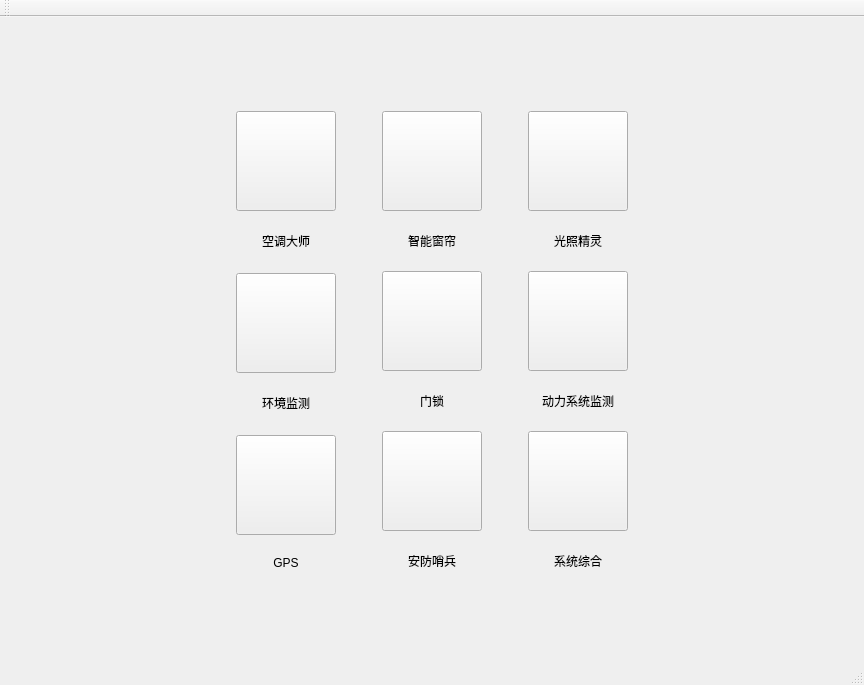
<?xml version="1.0" encoding="UTF-8"?>
<ui version="4.0">
 <class>MainWindow</class>
 <widget class="QMainWindow" name="MainWindow">
  <property name="geometry">
   <rect>
    <x>0</x>
    <y>0</y>
    <width>864</width>
    <height>685</height>
   </rect>
  </property>
  <property name="windowTitle">
   <string>主页面</string>
  </property>
  <property name="styleSheet">
   <string notr="true">background-image: url(:/pic/blue.jpg);</string>
  </property>
  <widget class="QWidget" name="centralWidget">
   <layout class="QGridLayout" name="gridLayout">
    <item row="0" column="2">
     <spacer name="verticalSpacer_16">
      <property name="orientation">
       <enum>Qt::Vertical</enum>
      </property>
      <property name="sizeHint" stdset="0">
       <size>
        <width>20</width>
        <height>52</height>
       </size>
      </property>
     </spacer>
    </item>
    <item row="1" column="0">
     <spacer name="horizontalSpacer_3">
      <property name="orientation">
       <enum>Qt::Horizontal</enum>
      </property>
      <property name="sizeHint" stdset="0">
       <size>
        <width>200</width>
        <height>20</height>
       </size>
      </property>
     </spacer>
    </item>
    <item row="1" column="1" colspan="2">
     <layout class="QHBoxLayout" name="horizontalLayout">
      <item>
       <layout class="QVBoxLayout" name="verticalLayout_10">
        <item>
         <layout class="QVBoxLayout" name="verticalLayout">
          <item>
           <widget class="QPushButton" name="airConditionerBtn">
            <property name="minimumSize">
             <size>
              <width>100</width>
              <height>100</height>
             </size>
            </property>
            <property name="styleSheet">
             <string notr="true">border-image: url(:/pic/kongtiao.png);</string>
            </property>
            <property name="text">
             <string/>
            </property>
           </widget>
          </item>
          <item>
           <spacer name="verticalSpacer">
            <property name="orientation">
             <enum>Qt::Vertical</enum>
            </property>
            <property name="sizeHint" stdset="0">
             <size>
              <width>20</width>
              <height>15</height>
             </size>
            </property>
           </spacer>
          </item>
          <item>
           <widget class="QLabel" name="label">
            <property name="text">
             <string>空调大师</string>
            </property>
            <property name="alignment">
             <set>Qt::AlignCenter</set>
            </property>
           </widget>
          </item>
         </layout>
        </item>
        <item>
         <spacer name="verticalSpacer_10">
          <property name="orientation">
           <enum>Qt::Vertical</enum>
          </property>
          <property name="sizeHint" stdset="0">
           <size>
            <width>20</width>
            <height>15</height>
           </size>
          </property>
         </spacer>
        </item>
        <item>
         <layout class="QVBoxLayout" name="verticalLayout_4">
          <item>
           <widget class="QPushButton" name="environmentBtn">
            <property name="minimumSize">
             <size>
              <width>100</width>
              <height>100</height>
             </size>
            </property>
            <property name="styleSheet">
             <string notr="true">border-image: url(:/pic/environment.png);</string>
            </property>
            <property name="text">
             <string/>
            </property>
           </widget>
          </item>
          <item>
           <spacer name="verticalSpacer_4">
            <property name="orientation">
             <enum>Qt::Vertical</enum>
            </property>
            <property name="sizeHint" stdset="0">
             <size>
              <width>20</width>
              <height>15</height>
             </size>
            </property>
           </spacer>
          </item>
          <item>
           <widget class="QLabel" name="label_10">
            <property name="text">
             <string>环境监测</string>
            </property>
            <property name="alignment">
             <set>Qt::AlignCenter</set>
            </property>
           </widget>
          </item>
         </layout>
        </item>
        <item>
         <spacer name="verticalSpacer_11">
          <property name="orientation">
           <enum>Qt::Vertical</enum>
          </property>
          <property name="sizeHint" stdset="0">
           <size>
            <width>20</width>
            <height>15</height>
           </size>
          </property>
         </spacer>
        </item>
        <item>
         <layout class="QVBoxLayout" name="verticalLayout_7">
          <item>
           <widget class="QPushButton" name="gpsBtn">
            <property name="minimumSize">
             <size>
              <width>100</width>
              <height>100</height>
             </size>
            </property>
            <property name="styleSheet">
             <string notr="true">border-image: url(:/pic/map.png);</string>
            </property>
            <property name="text">
             <string/>
            </property>
           </widget>
          </item>
          <item>
           <spacer name="verticalSpacer_7">
            <property name="orientation">
             <enum>Qt::Vertical</enum>
            </property>
            <property name="sizeHint" stdset="0">
             <size>
              <width>20</width>
              <height>15</height>
             </size>
            </property>
           </spacer>
          </item>
          <item>
           <widget class="QLabel" name="label_12">
            <property name="text">
             <string>GPS</string>
            </property>
            <property name="alignment">
             <set>Qt::AlignCenter</set>
            </property>
           </widget>
          </item>
         </layout>
        </item>
       </layout>
      </item>
      <item>
       <spacer name="horizontalSpacer">
        <property name="orientation">
         <enum>Qt::Horizontal</enum>
        </property>
        <property name="sizeHint" stdset="0">
         <size>
          <width>40</width>
          <height>20</height>
         </size>
        </property>
       </spacer>
      </item>
      <item>
       <layout class="QVBoxLayout" name="verticalLayout_11">
        <item>
         <layout class="QVBoxLayout" name="verticalLayout_2">
          <item>
           <widget class="QPushButton" name="curtainBtn">
            <property name="minimumSize">
             <size>
              <width>100</width>
              <height>100</height>
             </size>
            </property>
            <property name="styleSheet">
             <string notr="true">border-image: url(:/pic/chuanglian.png);</string>
            </property>
            <property name="text">
             <string/>
            </property>
           </widget>
          </item>
          <item>
           <spacer name="verticalSpacer_2">
            <property name="orientation">
             <enum>Qt::Vertical</enum>
            </property>
            <property name="sizeHint" stdset="0">
             <size>
              <width>20</width>
              <height>15</height>
             </size>
            </property>
           </spacer>
          </item>
          <item>
           <widget class="QLabel" name="label_2">
            <property name="text">
             <string>智能窗帘</string>
            </property>
            <property name="alignment">
             <set>Qt::AlignCenter</set>
            </property>
           </widget>
          </item>
         </layout>
        </item>
        <item>
         <spacer name="verticalSpacer_12">
          <property name="orientation">
           <enum>Qt::Vertical</enum>
          </property>
          <property name="sizeHint" stdset="0">
           <size>
            <width>20</width>
            <height>15</height>
           </size>
          </property>
         </spacer>
        </item>
        <item>
         <layout class="QVBoxLayout" name="verticalLayout_5">
          <item>
           <widget class="QPushButton" name="lockBtn">
            <property name="minimumSize">
             <size>
              <width>100</width>
              <height>100</height>
             </size>
            </property>
            <property name="styleSheet">
             <string notr="true">border-image: url(:/pic/door.png);</string>
            </property>
            <property name="text">
             <string/>
            </property>
           </widget>
          </item>
          <item>
           <spacer name="verticalSpacer_5">
            <property name="orientation">
             <enum>Qt::Vertical</enum>
            </property>
            <property name="sizeHint" stdset="0">
             <size>
              <width>20</width>
              <height>15</height>
             </size>
            </property>
           </spacer>
          </item>
          <item>
           <widget class="QLabel" name="label_11">
            <property name="text">
             <string>门锁</string>
            </property>
            <property name="alignment">
             <set>Qt::AlignCenter</set>
            </property>
           </widget>
          </item>
         </layout>
        </item>
        <item>
         <spacer name="verticalSpacer_13">
          <property name="orientation">
           <enum>Qt::Vertical</enum>
          </property>
          <property name="sizeHint" stdset="0">
           <size>
            <width>20</width>
            <height>15</height>
           </size>
          </property>
         </spacer>
        </item>
        <item>
         <layout class="QVBoxLayout" name="verticalLayout_8">
          <item>
           <widget class="QPushButton" name="securityBtn">
            <property name="minimumSize">
             <size>
              <width>100</width>
              <height>100</height>
             </size>
            </property>
            <property name="styleSheet">
             <string notr="true">border-image: url(:/pic/jingbao.png);</string>
            </property>
            <property name="text">
             <string/>
            </property>
           </widget>
          </item>
          <item>
           <spacer name="verticalSpacer_8">
            <property name="orientation">
             <enum>Qt::Vertical</enum>
            </property>
            <property name="sizeHint" stdset="0">
             <size>
              <width>20</width>
              <height>15</height>
             </size>
            </property>
           </spacer>
          </item>
          <item>
           <widget class="QLabel" name="label_4">
            <property name="text">
             <string>安防哨兵</string>
            </property>
            <property name="alignment">
             <set>Qt::AlignCenter</set>
            </property>
           </widget>
          </item>
         </layout>
        </item>
       </layout>
      </item>
      <item>
       <spacer name="horizontalSpacer_2">
        <property name="orientation">
         <enum>Qt::Horizontal</enum>
        </property>
        <property name="sizeHint" stdset="0">
         <size>
          <width>40</width>
          <height>20</height>
         </size>
        </property>
       </spacer>
      </item>
      <item>
       <layout class="QVBoxLayout" name="verticalLayout_12">
        <item>
         <layout class="QVBoxLayout" name="verticalLayout_3">
          <item>
           <widget class="QPushButton" name="lightBtn">
            <property name="minimumSize">
             <size>
              <width>100</width>
              <height>100</height>
             </size>
            </property>
            <property name="styleSheet">
             <string notr="true">border-image: url(:/pic/diandeng.png);</string>
            </property>
            <property name="text">
             <string/>
            </property>
           </widget>
          </item>
          <item>
           <spacer name="verticalSpacer_3">
            <property name="orientation">
             <enum>Qt::Vertical</enum>
            </property>
            <property name="sizeHint" stdset="0">
             <size>
              <width>20</width>
              <height>15</height>
             </size>
            </property>
           </spacer>
          </item>
          <item>
           <widget class="QLabel" name="label_3">
            <property name="text">
             <string>光照精灵</string>
            </property>
            <property name="alignment">
             <set>Qt::AlignCenter</set>
            </property>
           </widget>
          </item>
         </layout>
        </item>
        <item>
         <spacer name="verticalSpacer_14">
          <property name="orientation">
           <enum>Qt::Vertical</enum>
          </property>
          <property name="sizeHint" stdset="0">
           <size>
            <width>20</width>
            <height>15</height>
           </size>
          </property>
         </spacer>
        </item>
        <item>
         <layout class="QVBoxLayout" name="verticalLayout_6">
          <item>
           <widget class="QPushButton" name="powerSystemBtn">
            <property name="minimumSize">
             <size>
              <width>100</width>
              <height>100</height>
             </size>
            </property>
            <property name="styleSheet">
             <string notr="true">border-image: url(:/pic/power.png);</string>
            </property>
            <property name="text">
             <string/>
            </property>
           </widget>
          </item>
          <item>
           <spacer name="verticalSpacer_6">
            <property name="orientation">
             <enum>Qt::Vertical</enum>
            </property>
            <property name="sizeHint" stdset="0">
             <size>
              <width>20</width>
              <height>15</height>
             </size>
            </property>
           </spacer>
          </item>
          <item>
           <widget class="QLabel" name="label_13">
            <property name="text">
             <string>动力系统监测</string>
            </property>
            <property name="alignment">
             <set>Qt::AlignCenter</set>
            </property>
           </widget>
          </item>
         </layout>
        </item>
        <item>
         <spacer name="verticalSpacer_15">
          <property name="orientation">
           <enum>Qt::Vertical</enum>
          </property>
          <property name="sizeHint" stdset="0">
           <size>
            <width>20</width>
            <height>15</height>
           </size>
          </property>
         </spacer>
        </item>
        <item>
         <layout class="QVBoxLayout" name="verticalLayout_9">
          <item>
           <widget class="QPushButton" name="dashboardBtn">
            <property name="minimumSize">
             <size>
              <width>100</width>
              <height>100</height>
             </size>
            </property>
            <property name="styleSheet">
             <string notr="true">border-image: url(:/pic/shuju.png);</string>
            </property>
            <property name="text">
             <string/>
            </property>
           </widget>
          </item>
          <item>
           <spacer name="verticalSpacer_9">
            <property name="orientation">
             <enum>Qt::Vertical</enum>
            </property>
            <property name="sizeHint" stdset="0">
             <size>
              <width>20</width>
              <height>15</height>
             </size>
            </property>
           </spacer>
          </item>
          <item>
           <widget class="QLabel" name="label_9">
            <property name="text">
             <string>系统综合</string>
            </property>
            <property name="alignment">
             <set>Qt::AlignCenter</set>
            </property>
           </widget>
          </item>
         </layout>
        </item>
       </layout>
      </item>
     </layout>
    </item>
    <item row="1" column="3">
     <spacer name="horizontalSpacer_4">
      <property name="orientation">
       <enum>Qt::Horizontal</enum>
      </property>
      <property name="sizeHint" stdset="0">
       <size>
        <width>200</width>
        <height>20</height>
       </size>
      </property>
     </spacer>
    </item>
    <item row="2" column="1">
     <spacer name="verticalSpacer_17">
      <property name="orientation">
       <enum>Qt::Vertical</enum>
      </property>
      <property name="sizeHint" stdset="0">
       <size>
        <width>20</width>
        <height>52</height>
       </size>
      </property>
     </spacer>
    </item>
   </layout>
  </widget>
  <widget class="QToolBar" name="mainToolBar">
   <attribute name="toolBarArea">
    <enum>TopToolBarArea</enum>
   </attribute>
   <attribute name="toolBarBreak">
    <bool>false</bool>
   </attribute>
  </widget>
  <widget class="QStatusBar" name="statusBar"/>
 </widget>
 <layoutdefault spacing="6" margin="11"/>
 <resources/>
 <connections/>
</ui>
